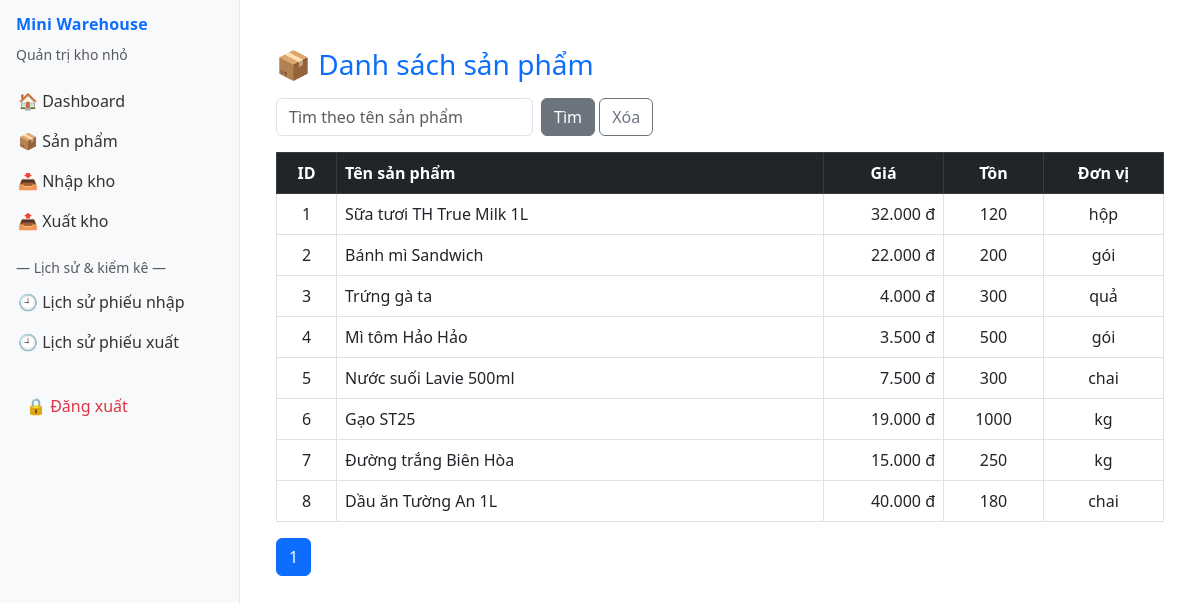
The page /public/sanpham.php (signed in) on the database its author committed.
### tables this page shows
CREATE TABLE san_pham (
    id INT AUTO_INCREMENT PRIMARY KEY,
    ten_san_pham VARCHAR(100) NOT NULL,
    gia DECIMAL(10,2),
    so_luong INT DEFAULT 0,
    don_vi VARCHAR(20)
);

### public/sanpham.php (the view, shortened to what this page needs)
<?php
include '../includes/layouts/admin_layout.php';
include '../includes/db_connect.php';
$isAdmin = isset($_SESSION['role']) && $_SESSION['role'] === 'admin';
$q = '';
$per_page = 10;
$page = isset($_GET['page']) ? max(1, intval($_GET['page'])) : 1;
$offset = ($page - 1) * $per_page;
$like = "%$q%";
$stmt_count = $conn->prepare("SELECT COUNT(*) FROM san_pham WHERE ten_san_pham LIKE ?");
$stmt_count->bind_param("s", $like);
$stmt_count->execute();
$total = $stmt_count->get_result()->fetch_row()[0];
$total_pages = max(1, ceil($total / $per_page));
$stmt = $conn->prepare("SELECT id, ten_san_pham, gia, so_luong, don_vi FROM san_pham WHERE ten_san_pham LIKE ? ORDER BY id ASC LIMIT ?, ?");
$stmt->bind_param("sii", $like, $offset, $per_page);
$stmt->execute();
$result = $stmt->get_result();
?>
<div class="container mt-4">
  <div class="d-flex justify-content-between align-items-center mb-3">
    <h3 class="mb-0 text-primary">📦 Danh sách sản phẩm</h3>
  </div>
  <form method="get" class="row g-2 mb-3">
    <div class="col-auto">
      <input type="text" name="q" value="<?= htmlspecialchars($q) ?>" class="form-control" placeholder="Tìm theo tên sản phẩm">
    </div>
    <div class="col-auto">
      <button class="btn btn-secondary">Tìm</button>
      <a href="sanpham.php" class="btn btn-outline-secondary">Xóa</a>
    </div>
  </form>
  <div class="table-responsive">
    <table class="table table-bordered table-hover align-middle bg-white">
      <thead class="table-dark">
        <tr class="text-center">
          <th style="width:60px">ID</th>
          <th class="text-start">Tên sản phẩm</th>
          <th style="width:120px">Giá</th>
          <th style="width:100px">Tồn</th>
          <th style="width:120px">Đơn vị</th>
        </tr>
      </thead>
      <tbody>
        <?php if ($result->num_rows === 0): ?>
          <tr><td colspan="<?= $isAdmin ? 6 : 5 ?>" class="text-center py-4">Không tìm thấy sản phẩm.</td></tr>
        <?php else: ?>
          <?php while ($r = $result->fetch_assoc()): ?>
            <tr>
              <td class="text-center"><?= $r['id'] ?></td>
              <td class="text-start"><?= htmlspecialchars($r['ten_san_pham']) ?></td>
              <td class="text-end"><?= number_format($r['gia'], 0, ',', '.') ?> đ</td>
              <td class="text-center"><?= intval($r['so_luong']) ?></td>
              <td class="text-center"><?= htmlspecialchars($r['don_vi']) ?></td>
            </tr>
          <?php endwhile; ?>
        <?php endif; ?>
      </tbody>
    </table>
  </div>
  <nav aria-label="Page navigation">
    <ul class="pagination">
      <?php
      $base = 'sanpham.php';
      $query_params = $_GET;
      for ($p = 1; $p <= $total_pages; $p++):
        $query_params['page'] = $p;
        $link = $base . '?' . http_build_query($query_params);
      ?>
      <li class="page-item <?= $p == $page ? 'active' : '' ?>"><a class="page-link" href="<?= $link ?>"><?= $p ?></a></li>
      <?php endfor; ?>
    </ul>
  </nav>
</div>

### includes/layouts/admin_layout.php (style rules this page uses)
:root { --sidebar-width:240px; }
body { min-height:100vh; display:flex; }

### rows shown on the page
san_pham: id "1", ten_san_pham "Sữa tươi TH True Milk 1L", gia "32.000", so_luong "120", don_vi "hộp"
san_pham: id "2", ten_san_pham "Bánh mì Sandwich", gia "22.000", so_luong "200", don_vi "gói"
san_pham: id "3", ten_san_pham "Trứng gà ta", gia "4.000", so_luong "300", don_vi "quả"
san_pham: id "4", ten_san_pham "Mì tôm Hảo Hảo", gia "3.500", so_luong "500", don_vi "gói"
san_pham: id "5", ten_san_pham "Nước suối Lavie 500ml", gia "7.500", so_luong "300", don_vi "chai"
san_pham: id "6", ten_san_pham "Gạo ST25", gia "19.000", so_luong "1000", don_vi "kg"
san_pham: id "7", ten_san_pham "Đường trắng Biên Hòa", gia "15.000", so_luong "250", don_vi "kg"
san_pham: id "8", ten_san_pham "Dầu ăn Tường An 1L", gia "40.000", so_luong "180", don_vi "chai"
